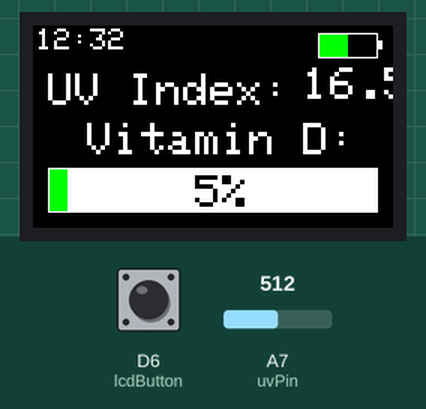
A sketch run on a simulated Arduino Nano 33 IoT. On the bench: 240×135 colour display. The inputs (shaded band) are chosen by the test bench; at power-on: A7 (uvPin) = 512, D6 (lcdButton) LOW. What the sketch prints to the serial monitor is not drawn.

Above: at 2.3 s.
2.4 s: A7 (uvPin) set to 716
At 3.8 s:
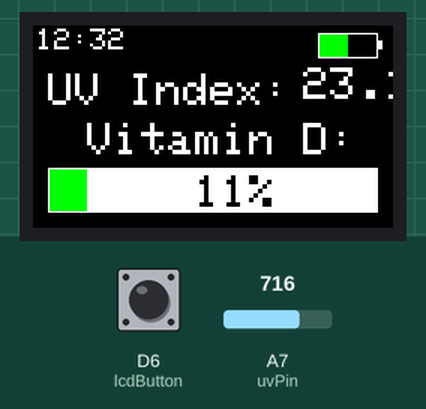
5.7 s: A7 (uvPin) set to 900
At 7.0 s:
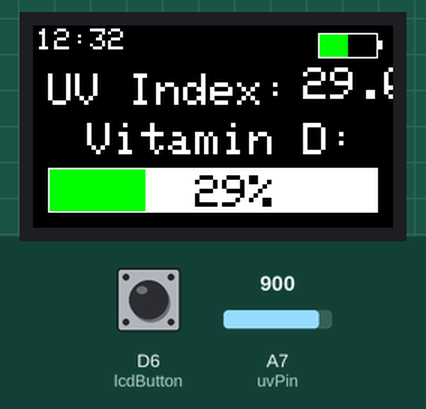
8.7 s: A7 (uvPin) set to 1023
At 10.0 s:
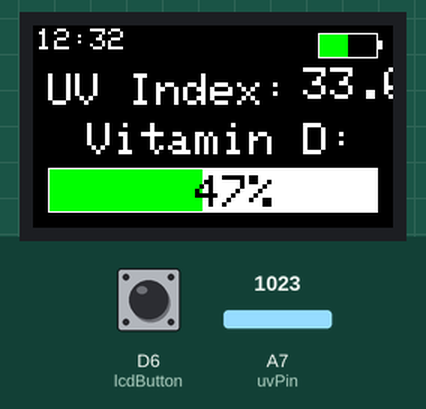
Timing chart, 0 to 11.7 s (numbered marks = the images above; inputs shaded):
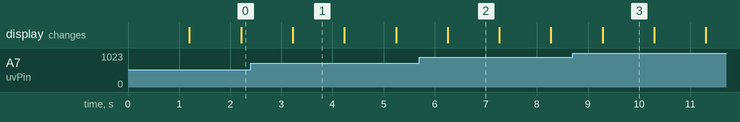

Measured:
- what the display in image 1 shows lasts 1.0 s, from 3.2 s to 4.2 s

The sketch:

vitD.ino
```cpp
#include <Adafruit_GFX.h>    // Core graphics library
#include <Adafruit_ST7789.h> // Hardware-specific library for ST7789
#include <SPI.h>
#include <ArduinoBLE.h>

#define TFT_CS        10
#define TFT_RST       9 // Or set to -1 and connect to Arduino RESET pin
#define TFT_DC        8
#define uvPin         A7
#define lcdButton     6
#define lcdPower      2

Adafruit_ST7789 tft = Adafruit_ST7789(TFT_CS, TFT_DC, TFT_RST);

void setup(void) {
  pinMode(uvPin, INPUT);
  pinMode(lcdButton, INPUT);
  pinMode(lcdPower, OUTPUT);
  digitalWrite(lcdPower, HIGH);
  Serial.begin(9600);
  //Serial.print(F("Hello! ST77xx TFT Test"));

  tft.init(135, 240);           // Init ST7789 240x135
  tft.setRotation(3);

  Serial.println(F("Initialized"));
  tft.fillScreen(ST77XX_BLACK);
  tft.setTextWrap(false);
  tft.drawRect(190, 5, 40, 17, ST77XX_WHITE);
  tft.fillRect(230, 10, 3, 6, ST77XX_WHITE);
  tft.fillRect(191, 6, 19, 15, ST77XX_GREEN); // 191 6 38 15
  tft.setCursor(2, 2);
  tft.setTextSize(2);
  tft.print("12:32");
  tft.setCursor(10, 32);
  tft.setTextSize(3);
  tft.print("UV Index: ");
  tft.setTextSize(3);
  tft.setCursor(0, 65);
  tft.println("  Vitamin D:");
  tft.fillRect(10, 95, 220, 30, ST77XX_WHITE);
  //tft.fillRect(11, 96, 110, 28, ST77XX_GREEN);  // 11, 96, 218, 28
  //tft.setCursor(90, 100);
  //tft.setTextColor(ST77XX_BLACK);
  //tft.println("100%");       // Testing for now
  delay(1000);
}

void loop(){
  static bool lcdFlag = 1;
  if (digitalRead(lcdButton)==HIGH){ // if button is pressed
    if (lcdFlag==0) {             // and the status flag is LOW
      lcdFlag=1;                  // make status flag HIGH
      digitalWrite(lcdPower,HIGH);     // and turn on the LED
      }                           //
    else {                        // otherwise...
      lcdFlag=0;                  // make status flag LOW
      digitalWrite(lcdPower,LOW);      // and turn off the LED
    }
  }

  int uvReading = 0;
  float avgReading = 0;
  for (int i = 0; i < 10; i++) {    // does 10 conversions
    uvReading = analogRead(uvPin);    // reads analog value
    avgReading += float(uvReading);   // adds all conversion times together
  }
  /*Normally here you would divide avgReading (which is a measure of output voltage) by 10 but
  because you need to multiply the voltage by 10 to convert it to UV Index, it just makes more
  sense to skip that step and not divide by 10*/
  avgReading = ((avgReading)/1023)*3.3;  // gets Uv Index from UV sensor


  //Update UV reading
  tft.fillRect(180, 28, 60, 30, ST77XX_BLACK);  // place black rectangle over old text to "delete" it
  tft.setTextSize(3);
  tft.setTextColor(ST77XX_WHITE);
  tft.setCursor(180, 28);
  //tft.println(String((int)avgReading));  // this will be used during normal use
  tft.println(String(avgReading, 1));  // this is just for testing

  // Vitamin D Percentage
  static float neededVitD = 17;
  static float currVitD = 0;
  if (currVitD >= neededVitD) currVitD = neededVitD;
  static float vitDPercentage = 0;
  vitDPercentage = (currVitD / neededVitD) * 100;
  int progressFill = (int)((vitDPercentage/100)*218);
  tft.fillRect(11, 96, progressFill, 28, ST77XX_GREEN);
  tft.fillRect(11+progressFill, 96, 218-progressFill, 28, ST77XX_WHITE);
  tft.setTextSize(3);
  tft.setTextColor(ST77XX_BLACK);
  tft.setCursor(90, 100);
  if (vitDPercentage == 100) tft.println(String((int)vitDPercentage) + "%");
  else tft.println(" " + String((int)vitDPercentage) + "%");
  currVitD = currVitD + 1.0;  // test
  if (currVitD == neededVitD + 1) currVitD = 0; // test

  delay(1000);
}
```
